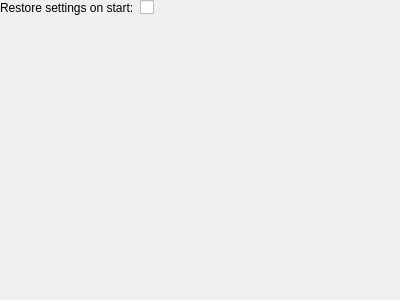
<?xml version="1.0" encoding="UTF-8"?>
<ui version="4.0">
 <class>settingsWidget</class>
 <widget class="QWidget" name="settingsWidget">
  <property name="geometry">
   <rect>
    <x>0</x>
    <y>0</y>
    <width>400</width>
    <height>300</height>
   </rect>
  </property>
  <property name="windowTitle">
   <string>Settings Widget</string>
  </property>
  <layout class="QFormLayout" name="formLayout">
   <property name="leftMargin">
    <number>0</number>
   </property>
   <property name="topMargin">
    <number>0</number>
   </property>
   <property name="rightMargin">
    <number>0</number>
   </property>
   <property name="bottomMargin">
    <number>0</number>
   </property>
   <item row="0" column="0">
    <widget class="QLabel" name="restoreText">
     <property name="text">
      <string>Restore settings on start:</string>
     </property>
    </widget>
   </item>
   <item row="0" column="1">
    <widget class="QCheckBox" name="restoreCB">
     <property name="text">
      <string/>
     </property>
    </widget>
   </item>
  </layout>
 </widget>
 <resources/>
 <connections/>
</ui>
